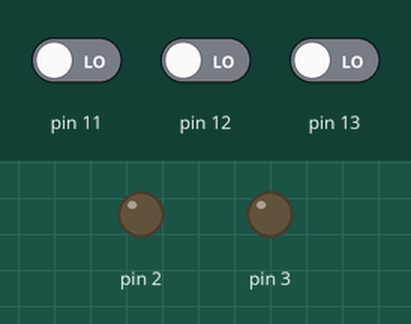
The sketch below on a simulated Arduino Uno, built with avr-gcc and run on an emulated ATmega328P. On the bench: output pins drawn as LEDs (lit = HIGH). Dashed ring = blinking. The inputs (shaded band) are chosen by the test bench; at power-on: pin 11 LOW, pin 12 LOW, pin 13 LOW.

Above: at 1.2 s.
1.3 s: pin 11 driven HIGH
At 1.42 s:
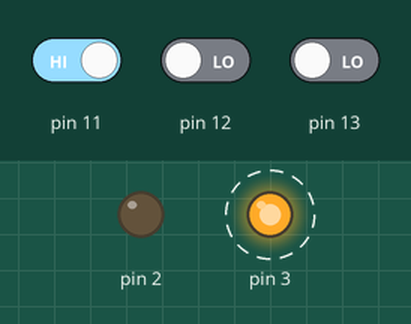
4.3 s: pin 12 driven HIGH
At 4.42 s:
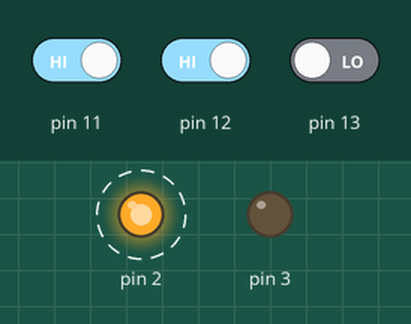
7.3 s: pin 13 driven HIGH
At 7.42 s:
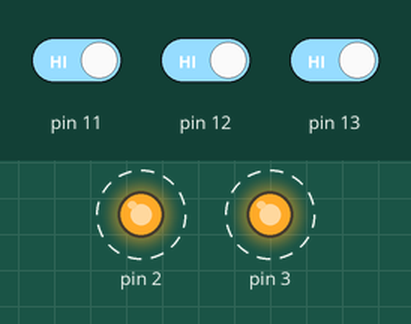
Timing chart, 0 to 16.3 s (numbered marks = the images above; inputs shaded):
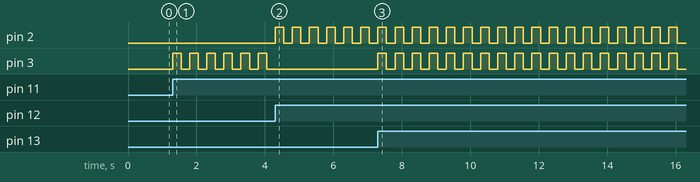

The sketch:

Car_Signaling_System.ino
```cpp
#include <avr/io.h>
#include <util/delay.h>

unsigned int push0 = 0;
unsigned int push1 = 0;
unsigned int push2 = 0;

unsigned int lastPush0 = 0;
unsigned int lastPush1 = 0;
unsigned int lastPush2 = 0;

#define SISTEM_INACTIV 0
#define SEMNALIZARE_DREAPTA 1
#define SEMNALIZARE_STANGA 2
#define AVARII 3

int stare = SISTEM_INACTIV;
int stare_anterioara = SISTEM_INACTIV;

void initializare()
{
  DDRD |= 0b00001100;
  DDRB &= ~(0b00111000);
}

void citeste_butoane()
{
  push0 = (PINB & 0b00001000) ? 1 : 0;
  push1 = (PINB & 0b00010000) ? 1 : 0;
  push2 = (PINB & 0b00100000) ? 1 : 0;
}

void setup()
{
  initializare();
}

void loop()
{
  citeste_butoane();

  // Buton AVARII (toggle)
  if (push2 && !lastPush2)
  {
    if (stare == AVARII)
      stare = stare_anterioara;  // Revine la starea de dinainte
    else {
      stare_anterioara = stare;  // Salvează starea curentă
      stare = AVARII;
    }
  }

  // Buton STANGA (toggle) – doar dacă nu suntem în AVARII
  if (push0 && !lastPush0 && stare != AVARII)
  {
    if (stare == SEMNALIZARE_STANGA)
      stare = SISTEM_INACTIV;
    else
      stare = SEMNALIZARE_STANGA;
  }

  // Buton DREAPTA (toggle) – doar dacă nu suntem în AVARII
  if (push1 && !lastPush1 && stare != AVARII)
  {
    if (stare == SEMNALIZARE_DREAPTA)
      stare = SISTEM_INACTIV;
    else
      stare = SEMNALIZARE_DREAPTA;
  }

  // Salvăm starea butoanelor pentru toggle corect
  lastPush0 = push0;
  lastPush1 = push1;
  lastPush2 = push2;

  // Execuția semnalizării
  switch (stare)
  {
    case SISTEM_INACTIV:
      PORTD &= ~(0b00001100);  // Oprire LED-uri
      _delay_ms(100);          // Delay minim pentru stabilitate
      break;

    case SEMNALIZARE_DREAPTA:
      PORTD |= 0b00000100;     // LED dreapta ON (D2)
      _delay_ms(250);
      PORTD &= ~(0b00000100);  // LED dreapta OFF
      _delay_ms(250);
      break;

    case SEMNALIZARE_STANGA:
      PORTD |= 0b00001000;     // LED stanga ON (D3)
      _delay_ms(250);
      PORTD &= ~(0b00001000);  // LED stanga OFF
      _delay_ms(250);
      break;

    case AVARII:
      PORTD |= 0b00001100;     // Ambele LED-uri ON
      _delay_ms(250);
      PORTD &= ~(0b00001100);  // Ambele LED-uri OFF
      _delay_ms(250);
      break;
  }
}

int main()
{
  setup();
  while (1)
  {
    loop();
  }
}
```

Measured:
- after the input at 1.3 s, pin 3: alternates HIGH for 0.25 s and LOW for 0.25 s, starting at once
- after the input at 4.3 s, pin 2: alternates HIGH for 0.25 s and LOW for 0.25 s, starting at once; pin 3: stops changing and stays LOW
- after the input at 7.3 s, pin 3: alternates HIGH for 0.25 s and LOW for 0.25 s, starting at once
